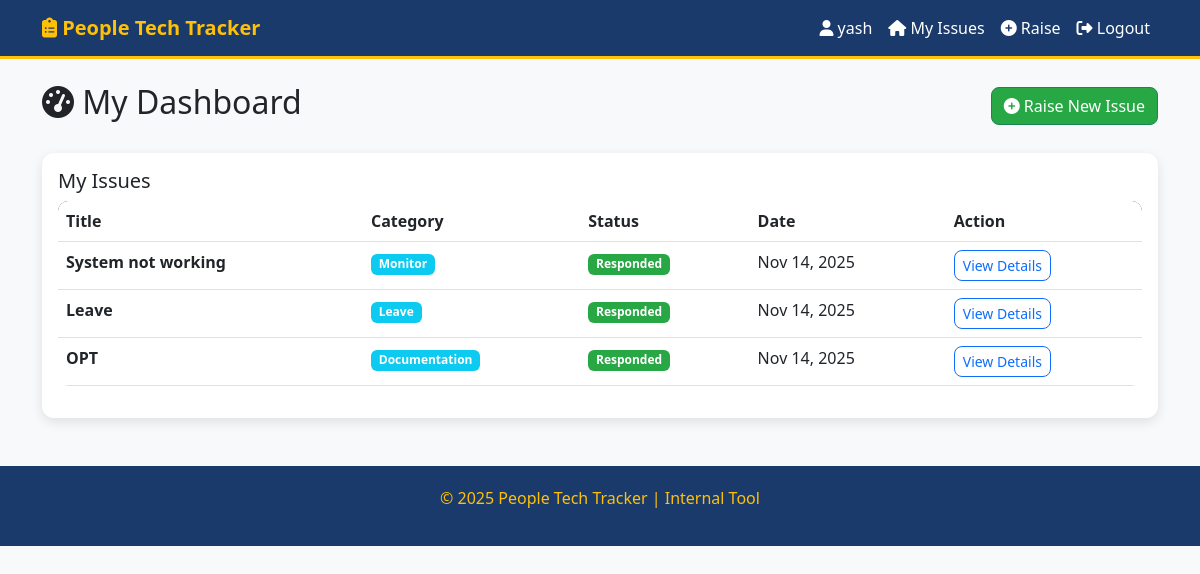
Page /dashboard (signed in) on the committed database.
### models.py (models this page shows)
class User(db.Model, UserMixin):
    id = db.Column(db.Integer, primary_key=True)
    username = db.Column(db.String(150), unique=True, nullable=False)
    password = db.Column(db.String(150), nullable=False)
    is_admin = db.Column(db.Boolean, default=False)
    issues = db.relationship('Issue', backref='user', lazy=True)

class Issue(db.Model):
    id = db.Column(db.Integer, primary_key=True)
    title = db.Column(db.String(100), nullable=False)
    description = db.Column(db.Text, nullable=False)
    category = db.Column(db.String(50), nullable=False)  # e.g., 'leave', 'documentation', 'monitor'
    status = db.Column(db.String(50), default='Open')
    created_at = db.Column(db.DateTime, default=datetime.utcnow)
    user_id = db.Column(db.Integer, db.ForeignKey('user.id'), nullable=False)
    responses = db.relationship('Response', backref='issue', lazy=True)

### routes.py (the view)
@app.route('/dashboard')
@login_required
def dashboard():
    if current_user.is_admin:
        return redirect(url_for('admin_dashboard'))
    issues = Issue.query.filter_by(user_id=current_user.id).order_by(Issue.created_at.desc()).all()
    return render_template('dashboard.html', issues=issues)

### app.py (called while the page is built)
@login_manager.user_loader
def load_user(user_id):
    return User.query.get(int(user_id))

### templates/dashboard.html
{% extends "base.html" %}
{% block content %}
<div class="d-flex justify-content-between align-items-center mb-4">
    <h2><i class="fas fa-tachometer-alt"></i> My Dashboard</h2>
    <a href="{{ url_for('raise_issue') }}" class="btn btn-success">
        <i class="fas fa-plus-circle"></i> Raise New Issue
    </a>
</div>
<div class="card">
    <div class="card-body">
        <h5 class="card-title">My Issues</h5>
        {% if issues %}
        <div class="table-responsive">
            <table class="table table-hover">
                <thead>
                    <tr>
                        <th>Title</th>
                        <th>Category</th>
                        <th>Status</th>
                        <th>Date</th>
                        <th>Action</th>
                    </tr>
                </thead>
                <tbody>
                    {% for issue in issues %}
                    <tr>
                        <td><strong>{{ issue.title }}</strong></td>
                        <td><span class="badge bg-info">{{ issue.category|title }}</span></td>
                        <td>
                            {% if issue.status == 'Open' %}
                                <span class="badge badge-open">Open</span>
                            {% else %}
                                <span class="badge badge-responded">Responded</span>
                            {% endif %}
                        </td>
                        <td>{{ issue.created_at.strftime('%b %d, %Y') }}</td>
                        <td>
                            <a href="{{ url_for('view_issue', issue_id=issue.id) }}" class="btn btn-sm btn-outline-primary">
                                View Details
                            </a>
                        </td>
                    </tr>
                    {% endfor %}
                </tbody>
            </table>
        </div>
        {% else %}
        <p class="text-muted">No issues yet. <a href="{{ url_for('raise_issue') }}">Raise your first one!</a></p>
        {% endif %}
    </div>
</div>
{% endblock %}

### templates/base.html (shortened to what this page needs)
<!DOCTYPE html>
<html lang="en">
<head>
    <link href="https://cdn.jsdelivr.net/npm/bootstrap@5.3.0/dist/css/bootstrap.min.css" rel="stylesheet">
    <link href="https://cdnjs.cloudflare.com/ajax/libs/font-awesome/6.4.0/css/all.min.css" rel="stylesheet">
</head>
<body>
    <nav class="navbar navbar-expand-lg navbar-dark">
        <div class="container">
            <a class="navbar-brand" href="/">
                <i class="fas fa-clipboard-list"></i> People Tech Tracker
            </a>
            <div class="navbar-nav ms-auto">
                {% if current_user.is_authenticated %}
                    <span class="nav-link">
                        <i class="fas fa-user"></i> {{ current_user.username }}
                    </span>
                    {% if current_user.is_admin %}
                        <a class="nav-link" href="{{ url_for('admin_dashboard') }}"><i class="fas fa-cog"></i> Admin</a>
                    {% else %}
                        <a class="nav-link" href="{{ url_for('dashboard') }}"><i class="fas fa-home"></i> My Issues</a>
                        <a class="nav-link" href="{{ url_for('raise_issue') }}"><i class="fas fa-plus-circle"></i> Raise</a>
                    {% endif %}
                    <a class="nav-link" href="{{ url_for('logout') }}"><i class="fas fa-sign-out-alt"></i> Logout</a>
                {% else %}
                    <a class="nav-link" href="{{ url_for('login') }}"><i class="fas fa-sign-in-alt"></i> Login</a>
                    <a class="nav-link" href="{{ url_for('register') }}"><i class="fas fa-user-plus"></i> Register</a>
                {% endif %}
            </div>
        </div>
    </nav>
    <div class="container mt-4">
        {% block content %}{% endblock %}
    </div>
    <footer class="footer mt-5">
        <p>&copy; 2025 People Tech Tracker | Internal Tool</p>
    </footer>
</body>
</html>

### templates/base.html (style rules this page uses)
body { background: #f8f9fa; font-family: 'Segoe UI', sans-serif; }
.navbar { background: #1a3a6b; border-bottom: 3px solid #ffc107; }
.navbar-brand { font-weight: bold; color: #ffc107 !important; }
.nav-link { color: #fff !important; font-weight: 500; }
.card { border: none; border-radius: 12px; box-shadow: 0 4px 12px rgba(0,0,0,0.1); }
.btn-success { background: #28a745; border-radius: 8px; }
.btn-outline-primary { border-radius: 8px; }
.table { border-radius: 10px; overflow: hidden; }
.table thead { background: #1a3a6b; color: white; }
.badge-responded { background: #28a745; color: white; }
.footer { margin-top: 50px; padding: 20px; background: #1a3a6b; color: #ffc107; text-align: center; }

### rows in the picture
User: username "yash"
Issue: title "System not working", category "Monitor", status "Responded", created_at "Nov 14, 2025"
Issue: title "Leave", category "Leave", status "Responded", created_at "Nov 14, 2025"
Issue: title "OPT", category "Documentation", status "Responded", created_at "Nov 14, 2025"
